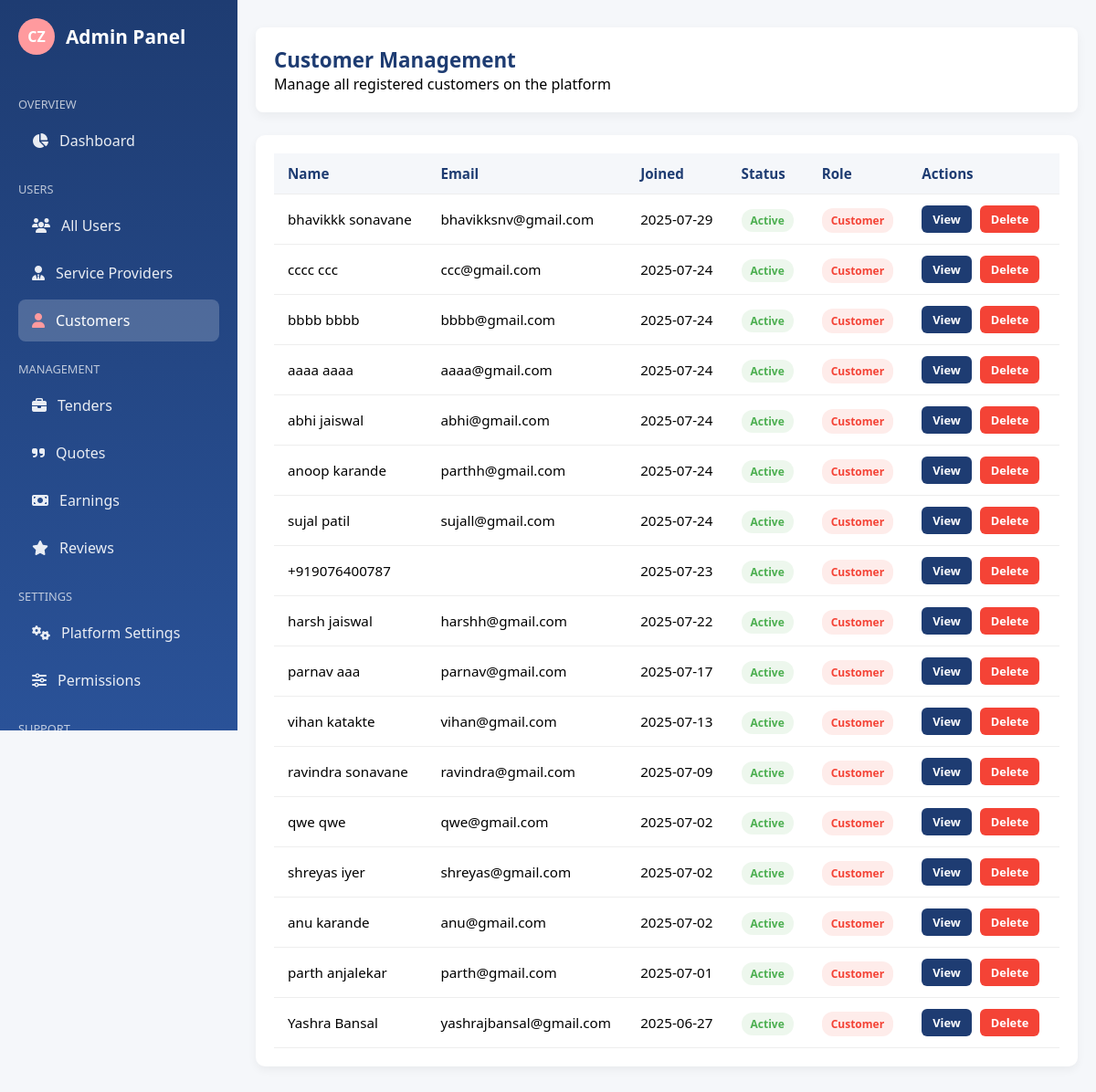
The app's page /customers_admin/ (signed in) with its own data.
### CommissionZeroApp/models.py (models this page shows, shortened)
class CustomerProfile(models.Model):
    user = models.OneToOneField(User, on_delete=models.CASCADE)
    phone_number = models.CharField(max_length=15, null=True, blank=True)

### CommissionZeroApp/views.py (the view)
# urls.py: path('customers_admin/', views.customers_admin, name='customers_admin'),
@role_required(['admin'])
@login_required
def customers_admin(request):
    customers = CustomerProfile.objects.select_related('user').order_by('-user__date_joined')
    context = {
        'customers': customers
    }
    return render(request, 'CommissionZeroApp/admin/customers_admin.html', context)

### CommissionZeroApp/context_processors.py (called while the page is built)
def provider_avg_rating(request):
    if request.user.is_authenticated and hasattr(request.user, 'role') and request.user.role == 'provider':
        avg_rating = Review.objects.filter(provider=request.user).aggregate(avg=Avg('rating'))['avg']
        return {'avg_rating': round(avg_rating or 0, 1)}
    return {}

### CommissionZeroApp/templates/CommissionZeroApp/admin/customers_admin.html (shortened to what this page needs)
{% block content %} {% load static %}
<!DOCTYPE html>
<html lang="en">
  <head>
    <link
      rel="stylesheet"
      href="{% static 'css/admin/customers_admin.css' %}"
    />
    <link
      rel="stylesheet"
      href="https://cdnjs.cloudflare.com/ajax/libs/font-awesome/6.4.0/css/all.min.css"
    />
  </head>
  <body>
    {% include "sidebar_admin.html" %}
    <div class="main-content">
      <div class="admin-navbar">
        <h2>Customer Management</h2>
        <p>Manage all registered customers on the platform</p>
      </div>
      <div class="users-section">
        <table class="users-table">
          <thead>
            <tr>
              <th>Name</th>
              <th>Email</th>
              <th>Joined</th>
              <th>Status</th>
              <th>Role</th>
              <th>Actions</th>
            </tr>
          </thead>
          <tbody>
            {% if customers %} {% for customer in customers %}
            <tr>
              <td>
                {{ customer.user.get_full_name|default:customer.user.username }}
              </td>
              <td>{{ customer.user.email }}</td>
              <td>{{ customer.user.date_joined|date:"Y-m-d" }}</td>
              <td><span class="status active">Active</span></td>
              <td><span class="badge customer">Customer</span></td>
              <td>
                <a href="{% url 'view_customer_detail' customer.user.id %}" class="btn view">View</a>
                <a
                  href="{% url 'delete_customer' customer.user.id %}"
                  class="btn delete"
                  onclick="return confirm('Are you sure you want to delete this customer?')"
                  >Delete</a
                >
              </td>
            </tr>
            {% endfor %} {% else %}
            <tr>
              <td colspan="6" style="text-align: center">
                No customers found.
              </td>
            </tr>
            {% endif %}
          </tbody>
        </table>
      </div>
    </div>
  </body>
</html>
{% endblock %}

### static/css/admin/customers_admin.css (style rules this page uses)
:root { --primary: #1e3c72; --secondary: #2a5298; --light: #f5f7fa; --dark: #2d2d2d; --success: #4caf50; --warning: #ffc107; --danger: #f44336; }
* { box-sizing: border-box; margin: 0; padding: 0; font-family: 'Segoe UI', sans-serif; }
body { background-color: var(--light); display: flex; min-height: 100vh; }
.main-content { margin-left: 260px; padding: 30px 20px 70px; width: 100%; }
.admin-navbar { background: white; padding: 20px; box-shadow: 0 4px 12px rgba(0,0,0,0.05); margin-bottom: 25px; border-radius: 8px; }
.admin-navbar h2 { font-size: 1.4rem; color: var(--primary); }
.users-section { background: white; padding: 20px; border-radius: 10px; box-shadow: 0 4px 10px rgba(0,0,0,0.05); overflow-x: auto; }
.users-table { width: 100%; border-collapse: collapse; min-width: 800px; }
.users-table th, .users-table td { text-align: left; padding: 12px 15px; border-bottom: 1px solid #eee; font-size: 0.95rem; }
.users-table th { background-color: var(--light); color: var(--primary); }
.badge { padding: 5px 10px; font-size: 0.75rem; font-weight: bold; border-radius: 12px; }
.badge.customer { background-color: rgba(244, 67, 54, 0.1); color: var(--danger); }
.status { padding: 4px 10px; border-radius: 12px; font-size: 0.75rem; font-weight: 600; }
.status.active { background-color: rgba(76, 175, 80, 0.1); color: var(--success); }
.btn { display: inline-block; padding: 6px 12px; border-radius: 6px; text-decoration: none; font-size: 0.8rem; font-weight: 600; margin-right: 5px; transition: 0.3s; cursor: pointer; }
.btn.view { background: var(--primary); color: white; }
.btn.delete { background: var(--danger); color: white; }

### static/css/admin/sidebar_admin.css (style rules this page uses)
:root { --primary: #1e3c72; --secondary: #2a5298; --accent: #ff9a9e; --light: #f5f7fa; --sidebar-width: 260px; }

### records on screen
CustomerProfile: user.get_full_name "bhavikkk sonavane", user.email "bhavikksnv@gmail.com", user.date_joined "2025-07-29"
CustomerProfile: user.get_full_name "cccc ccc", user.email "ccc@gmail.com", user.date_joined "2025-07-24"
CustomerProfile: user.get_full_name "bbbb bbbb", user.email "bbbb@gmail.com", user.date_joined "2025-07-24"
CustomerProfile: user.get_full_name "aaaa aaaa", user.email "aaaa@gmail.com", user.date_joined "2025-07-24"
CustomerProfile: user.get_full_name "abhi jaiswal", user.email "abhi@gmail.com", user.date_joined "2025-07-24"
CustomerProfile: user.get_full_name "anoop karande", user.email "parthh@gmail.com", user.date_joined "2025-07-24"
CustomerProfile: user.get_full_name "sujal patil", user.email "sujall@gmail.com", user.date_joined "2025-07-24"
CustomerProfile: user.get_full_name "+919076400787", user.date_joined "2025-07-23"
CustomerProfile: user.get_full_name "harsh jaiswal", user.email "harshh@gmail.com", user.date_joined "2025-07-22"
CustomerProfile: user.get_full_name "parnav aaa", user.email "parnav@gmail.com", user.date_joined "2025-07-17"
CustomerProfile: user.get_full_name "vihan katakte", user.email "vihan@gmail.com", user.date_joined "2025-07-13"
CustomerProfile: user.get_full_name "ravindra sonavane", user.email "ravindra@gmail.com", user.date_joined "2025-07-09"
CustomerProfile: user.get_full_name "qwe qwe", user.email "qwe@gmail.com", user.date_joined "2025-07-02"
CustomerProfile: user.get_full_name "shreyas iyer", user.email "shreyas@gmail.com", user.date_joined "2025-07-02"
CustomerProfile: user.get_full_name "anu karande", user.email "anu@gmail.com", user.date_joined "2025-07-02"
CustomerProfile: user.get_full_name "parth anjalekar", user.email "parth@gmail.com", user.date_joined "2025-07-01"
CustomerProfile: user.get_full_name "Yashra Bansal", user.email "yashrajbansal@gmail.com", user.date_joined "2025-06-27"
